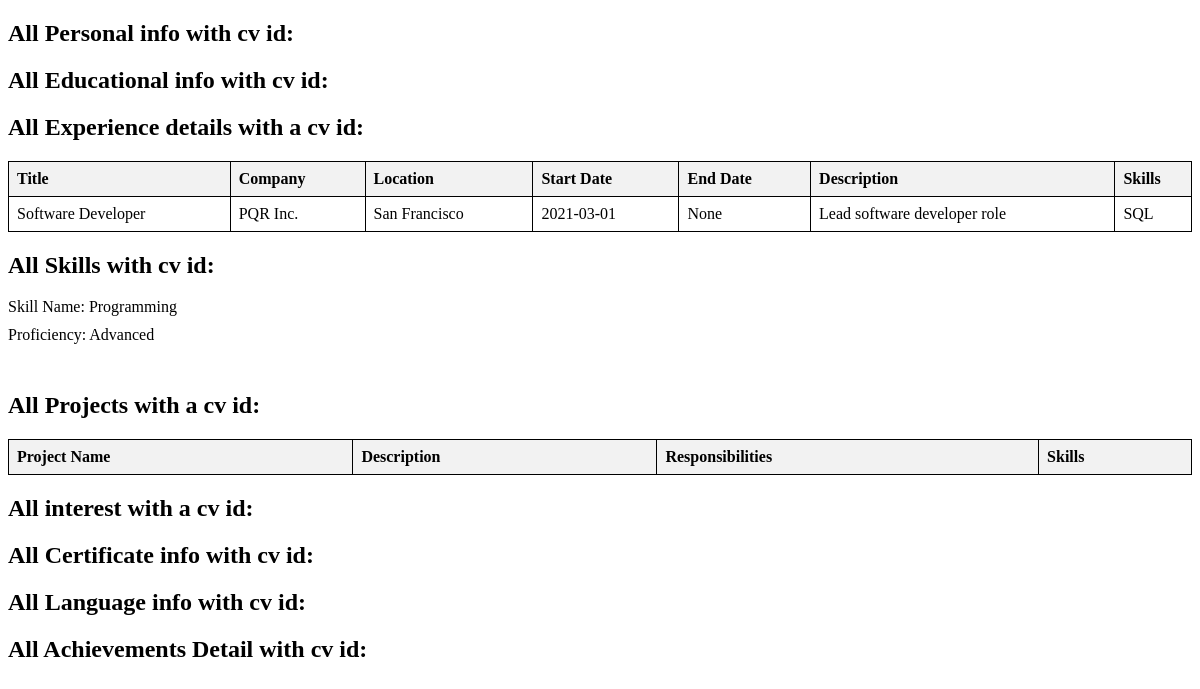
Before: /queryall/23 with the older database file.
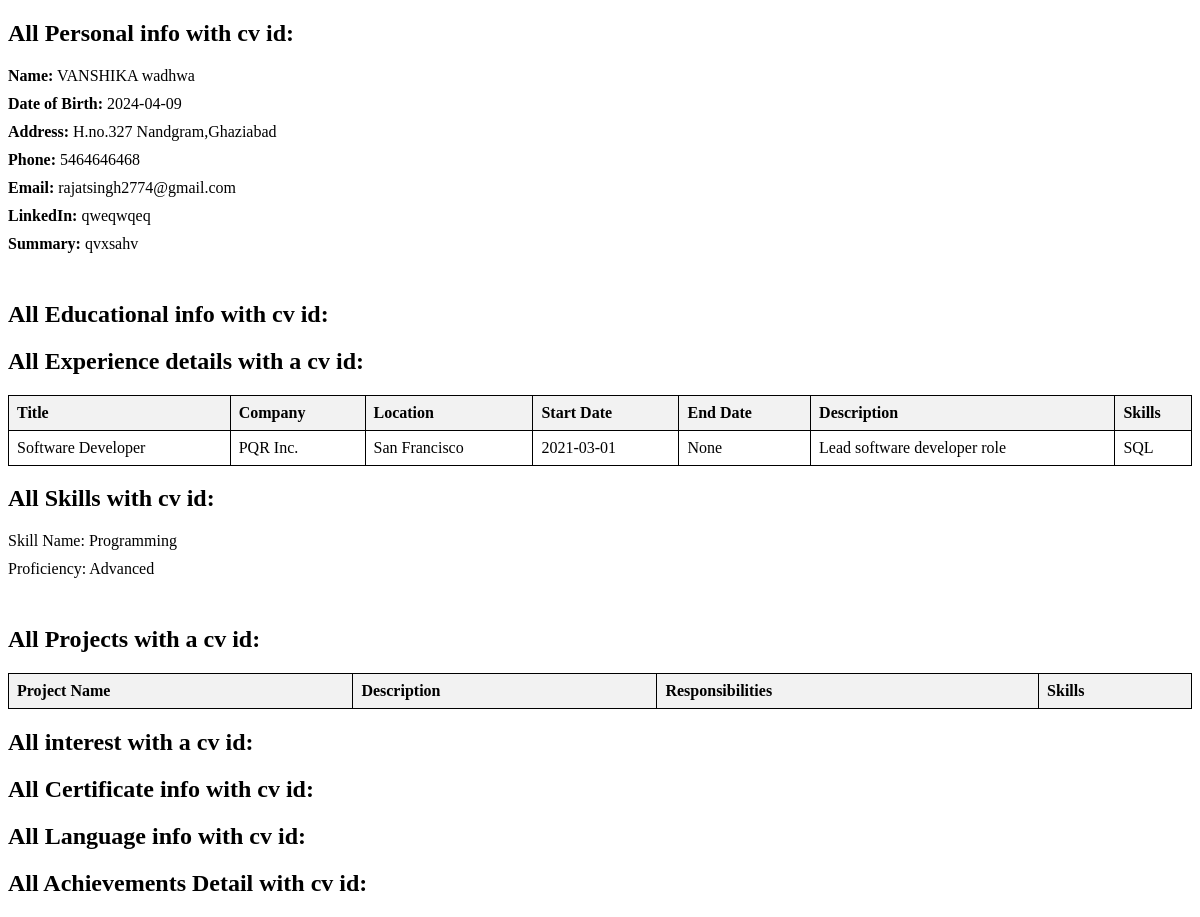
After: the same page with the newer database file.
### app.py (models this page shows)
class Experience(db.Model):
    __tablename__ = "experience"
    ExpID = db.Column(db.Integer, primary_key=True)
    CV_ID = db.Column(db.Integer, db.ForeignKey("cv.CV_ID"), nullable=False)
    Userid = db.Column(db.Integer, db.ForeignKey("user.Userid"), nullable=False)
    current_job = db.Column(db.Boolean, default=False)
    title = db.Column(db.String(255), nullable=False)
    company = db.Column(db.String(255), nullable=False)
    location = db.Column(db.String(255), nullable=False)  # Renamed from Location
    start_date = db.Column(db.Date, nullable=False)  # Renamed from StartDate
    end_date = db.Column(db.Date, nullable=True)  # Renamed from EndDate
    description = db.Column(db.String(255), nullable=False)  # Renamed from Desc
    skill_id = db.Column(db.Integer, db.ForeignKey("skills.SkillID"))

class Skills(db.Model):
    __tablename__ = "skills"
    SkillID = db.Column(db.Integer, primary_key=True)
    Userid = db.Column(db.Integer, db.ForeignKey("user.Userid"), nullable=False)
    CV_ID = db.Column(db.Integer, db.ForeignKey("cv.CV_ID"), nullable=False)
    skill_name = db.Column(db.String(255), nullable=False)  # Renamed from Skillname
    proficiency = db.Column(db.String(255), nullable=False)

class PersonalInformation(db.Model):
    PersonalInfoID = db.Column(db.Integer, primary_key=True)
    Userid = db.Column(db.Integer, db.ForeignKey("user.Userid"), nullable=False)
    CV_ID = db.Column(
        db.Integer, db.ForeignKey("cv.CV_ID"), nullable=False
    )  # New column for CV ID
    Fname = db.Column(db.String(100), nullable=False)
    Lname = db.Column(db.String(100), nullable=False)
    DOB = db.Column(db.Date, nullable=False)
    Address = db.Column(db.String(255), nullable=False)
    Phn = db.Column(db.String(20), nullable=False)
    Email = db.Column(db.String(100), nullable=False)
    LinkedIn = db.Column(db.String(255))
    Summary = db.Column(db.Text)

### app.py (the view, shortened to what this page needs)
@app.route("/queryall/<int:cv_id>")
def queryall(cv_id):
    personal_info = PersonalInformation.query.filter_by(CV_ID=cv_id).all()
    education_details = Education.query.filter_by(CV_ID=cv_id).all()
    Skill_details = Skills.query.filter_by(CV_ID=cv_id).all()
    Certificates_details = Certificates.query.filter_by(CV_ID=cv_id).all()
    interest_details = Interest.query.filter_by(CV_ID=cv_id).all()
    language_details = Language.query.filter_by(CV_ID=cv_id).all()
    Achievement_details = Achievement.query.filter_by(CV_ID=cv_id).all()
    experiences = Experience.query.filter_by(CV_ID=cv_id).all()
    experience_skills = {}
    for experience in experiences:
        skill_ids = [
            experience.skill_id
        ]  # Assuming skill_id is a comma-separated string of skill IDs
        skill_names = [
            skill.skill_name
            for skill in Skills.query.filter(Skills.SkillID.in_(skill_ids))
        ]
        experience_skills[experience.ExpID] = skill_names
    projects = Project.query.filter_by(CV_ID=cv_id).all()
    project_skills = {}
    return render_template(
        "Queries_all.html",
        Certificates_details=Certificates_details,
        personal_info=personal_info,
        education_details=education_details,
        experiences=experiences,
        experience_skills=experience_skills,
        Skill_details=Skill_details,
        projects=projects,
        project_skills=project_skills,
        interest_details=interest_details,
        language_details=language_details,
        Achievement_details=Achievement_details,
    )

### templates/Queries_all.html (shortened to what this page needs)
<!DOCTYPE html>
<html lang="en">
<head>
</head>
<body>
    <h2>All Personal info with cv id:</h2>
    <ul>
        {% for info in personal_info %}
            <li><strong>Name:</strong> {{ info.Fname }} {{ info.Lname }}</li>
            <li><strong>Date of Birth:</strong> {{ info.DOB }}</li>
            <li><strong>Address:</strong> {{ info.Address }}</li>
            <li><strong>Phone:</strong> {{ info.Phn }}</li>
            <li><strong>Email:</strong> {{ info.Email }}</li>
            <li><strong>LinkedIn:</strong> {{ info.LinkedIn }}</li>
            <li><strong>Summary:</strong> {{ info.Summary }}</li>
            <br>
        {% endfor %}
    </ul>
    <h2>All Educational info with cv id:</h2>
    <h2>All Experience details with a cv id:</h2>
    <table>
        <thead>
            <tr>
                <th>Title</th>
                <th>Company</th>
                <th>Location</th>
                <th>Start Date</th>
                <th>End Date</th>
                <th>Description</th>
                <th>Skills</th>
            </tr>
        </thead>
        <tbody>
            {% for experience in experiences %}
                <tr>
                    <td>{{ experience.title }}</td>
                    <td>{{ experience.company }}</td>
                    <td>{{ experience.location }}</td>
                    <td>{{ experience.start_date }}</td>
                    <td>{{ experience.end_date }}</td>
                    <td>{{ experience.description }}</td>
                    <td>
                        {% for skill in experience_skills[experience.ExpID] %}
                            {{ skill }}{% if not loop.last %}, {% endif %}
                        {% endfor %}
                    </td>
                </tr>
            {% endfor %}
        </tbody>
    </table>
    <h2>All Skills with cv id:</h2>
    <ul>
    {% for skill in Skill_details %}
        <li>Skill Name: {{ skill.skill_name }}</li>
        <li>Proficiency: {{ skill.proficiency }}</li><br>
    {% endfor %}
    </ul>
    <h2>All Projects with a cv id:</h2>
    <table>
        <thead>
            <tr>
                <th>Project Name</th>
                <th>Description</th>
                <th>Responsibilities</th>
                <th>Skills</th>
            </tr>
        </thead>
    </table>
    <h2>All interest with a cv id:</h2>
    <h2>All Certificate info with cv id:</h2>
    <h2>All Language info with cv id:</h2>
    <h2>All Achievements Detail with cv id:</h2>
</body>
</html>

Changed rows visible on the page:
added PersonalInformation: Fname "VANSHIKA", Lname "wadhwa", DOB "2024-04-09", Address "H.no.327 Nandgram,Ghaziabad", Phn "5464646468", Email "rajatsingh2774@gmail.com", LinkedIn "qweqwqeq", Summary "qvxsahv"
